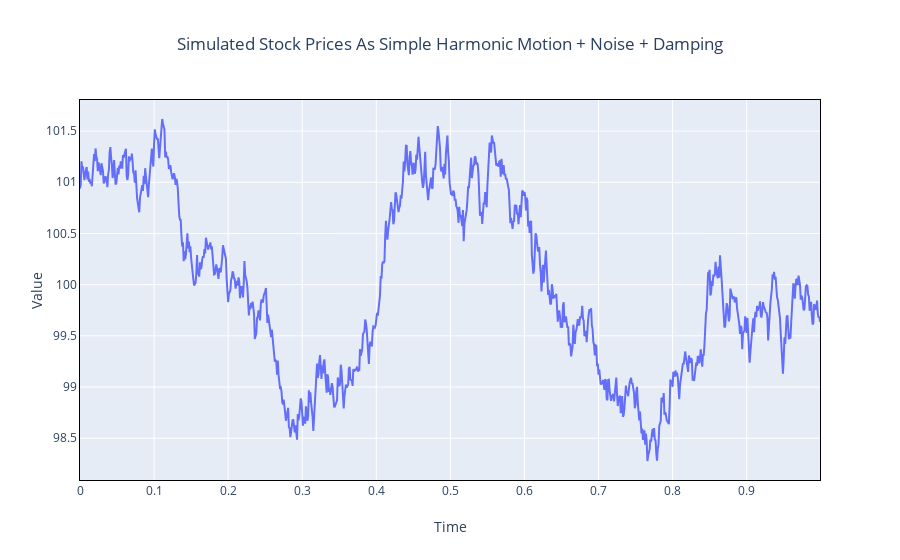

Notebook code for this chart:
### Markdown cell above
### 2) Simulate Market Data as Simple Harmonic Motion + Noise + Damping

### Code cell
# simulate market data
total_time=1
ticks = 1000
tick_length = total_time/ticks

# coef = k/m
coef=100     
amplitude=1
start_trend=100 
trend_per_tick=0.0 
noise=0.2
damping=0.002

period = 2 * np.pi * np.sqrt(1/coef)

gen = shm_gen(dt=total_time/ticks,
              coef=coef,     # coef = k/m
              amplitude=amplitude, 
              start_trend=start_trend, 
              trend_per_tick=trend_per_tick, 
              noise=noise, 
              damping=damping, 
              verbose=1)

trend_series = []
stock_series = []
time_series = []

for i in range(ticks):
    t, stock_price, trend_index = next(gen)
    
    stock_series.append(stock_price)
    trend_series.append(trend_index)
    time_series.append(t)

df = pd.DataFrame({'dateindex': time_series, 'trend' : trend_series, 'stock': stock_series})
df['ma'] = df['stock'].rolling(int(0.5*period*ticks)).mean()

make_figure(df['dateindex'][-1000:], df['stock'][-1000:],
            title='Simulated Stock Prices As Simple Harmonic Motion + Noise + Damping',
            xtitle='Time',
            ytitle='Value'
           )

### Figure 1 — Plotly figure (JSON) as saved in the notebook; plotly's stock layout.template omitted (floating-point values rounded to 4 significant figures; data arrays with more than 128 entries replaced by an {"elided": "..."} marker saying what was removed)
{"data": [{"type": "scatter", "x": {"elided": "1000 float values"}, "y": {"elided": "1000 float values"}}], "layout": {"showlegend": false, "title": {"text": "Simulated Stock Prices As Simple Harmonic Motion + Noise + Damping", "x": 0.5, "xanchor": "center"}, "xaxis": {"linecolor": "black", "linewidth": 1, "mirror": true, "title": {"text": "Time"}}, "yaxis": {"linecolor": "black", "linewidth": 1, "mirror": true, "title": {"text": "Value"}}}}
